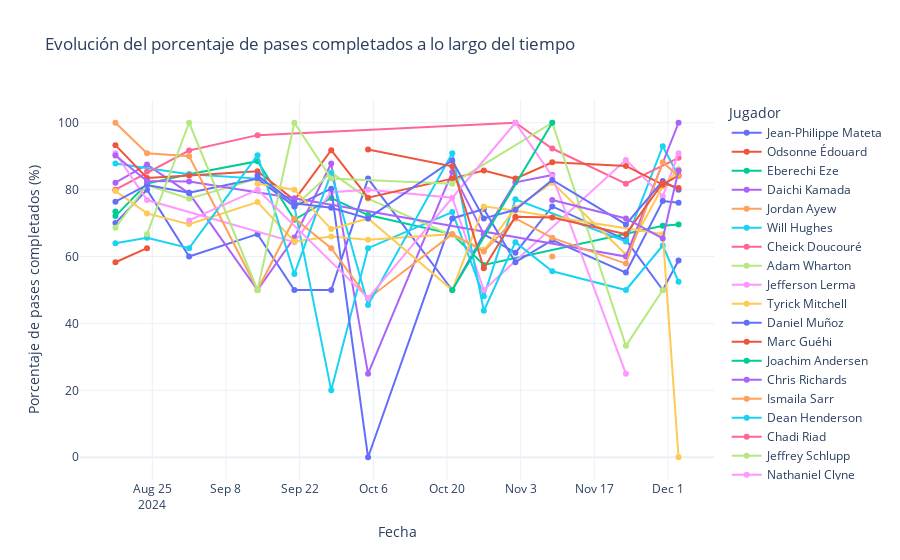

Notebook code cell kept with this figure:
### Markdown cell above
# General

### Code cell
vis.grafico_pases_completados_tiempo(equipo=equipo)

### Figure 1 — Plotly figure (JSON) as saved in the notebook; plotly's stock layout.template omitted (floating-point values rounded to 4 significant figures)
{"data": [{"hovertemplate": "Player=Jean-Philippe Mateta<br>Date=%{x}<br>Pass Completion %=%{y}<extra></extra>", "legendgroup": "Jean-Philippe Mateta", "line": {"color": "#636efa", "dash": "solid"}, "marker": {"symbol": "circle"}, "mode": "lines+markers", "name": "Jean-Philippe Mateta", "orientation": "v", "showlegend": true, "x": ["2024-08-18", "2024-08-24", "2024-09-01", "2024-09-14", "2024-09-21", "2024-09-28", "2024-10-05", "2024-10-21", "2024-10-27", "2024-11-02", "2024-11-09", "2024-11-23", "2024-11-30", "2024-12-03"], "xaxis": "x", "y": [70.0, 80.0, 60.0, 66.7, 50.0, 50.0, 83.3, 50.0, 66.7, 61.1, 75.0, 65.0, 50.0, 58.8], "yaxis": "y", "type": "scatter"}, {"hovertemplate": "Player=Odsonne Édouard<br>Date=%{x}<br>Pass Completion %=%{y}<extra></extra>", "legendgroup": "Odsonne Édouard", "line": {"color": "#EF553B", "dash": "solid"}, "marker": {"symbol": "circle"}, "mode": "lines+markers", "name": "Odsonne Édouard", "orientation": "v", "showlegend": true, "x": ["2024-08-18", "2024-08-24"], "xaxis": "x", "y": [58.3, 62.5], "yaxis": "y", "type": "scatter"}, {"hovertemplate": "Player=Eberechi Eze<br>Date=%{x}<br>Pass Completion %=%{y}<extra></extra>", "legendgroup": "Eberechi Eze", "line": {"color": "#00cc96", "dash": "solid"}, "marker": {"symbol": "circle"}, "mode": "lines+markers", "name": "Eberechi Eze", "orientation": "v", "showlegend": true, "x": ["2024-08-18", "2024-08-24", "2024-09-01", "2024-09-14", "2024-09-21", "2024-09-28", "2024-10-05", "2024-10-21", "2024-10-27", "2024-11-30", "2024-12-03"], "xaxis": "x", "y": [72.1, 81.8, 84.6, 88.5, 71.0, 77.5, 72.4, 66.7, 57.5, 69.2, 69.6], "yaxis": "y", "type": "scatter"}, {"hovertemplate": "Player=Daichi Kamada<br>Date=%{x}<br>Pass Completion %=%{y}<extra></extra>", "legendgroup": "Daichi Kamada", "line": {"color": "#ab63fa", "dash": "solid"}, "marker": {"symbol": "circle"}, "mode": "lines+markers", "name": "Daichi Kamada", "orientation": "v", "showlegend": true, "x": ["2024-08-18", "2024-08-24", "2024-09-01", "2024-09-14", "2024-09-21", "2024-09-28", "2024-10-05", "2024-10-21", "2024-10-27", "2024-11-02", "2024-11-09"], "xaxis": "x", "y": [82.1, 87.5, 78.9, 50.0, 65.7, 87.8, 25.0, 85.3, 66.7, 82.2, 84.4], "yaxis": "y", "type": "scatter"}, {"hovertemplate": "Player=Jordan Ayew<br>Date=%{x}<br>Pass Completion %=%{y}<extra></extra>", "legendgroup": "Jordan Ayew", "line": {"color": "#FFA15A", "dash": "solid"}, "marker": {"symbol": "circle"}, "mode": "lines+markers", "name": "Jordan Ayew", "orientation": "v", "showlegend": true, "x": ["2024-08-18"], "xaxis": "x", "y": [80.0], "yaxis": "y", "type": "scatter"}, {"hovertemplate": "Player=Will Hughes<br>Date=%{x}<br>Pass Completion %=%{y}<extra></extra>", "legendgroup": "Will Hughes", "line": {"color": "#19d3f3", "dash": "solid"}, "marker": {"symbol": "circle"}, "mode": "lines+markers", "name": "Will Hughes", "orientation": "v", "showlegend": true, "x": ["2024-08-18", "2024-09-01", "2024-09-14", "2024-09-21", "2024-09-28", "2024-10-05", "2024-10-21", "2024-10-27", "2024-11-02", "2024-11-23", "2024-11-30", "2024-12-03"], "xaxis": "x", "y": [87.8, 84.6, 83.3, 75.0, 20.0, 62.5, 73.3, 48.1, 77.1, 64.5, 93.0, 84.1], "yaxis": "y", "type": "scatter"}, {"hovertemplate": "Player=Cheick Doucouré<br>Date=%{x}<br>Pass Completion %=%{y}<extra></extra>", "legendgroup": "Cheick Doucouré", "line": {"color": "#FF6692", "dash": "solid"}, "marker": {"symbol": "circle"}, "mode": "lines+markers", "name": "Cheick Doucouré", "orientation": "v", "showlegend": true, "x": ["2024-08-18", "2024-09-01", "2024-09-14", "2024-11-02", "2024-11-09", "2024-11-23", "2024-12-03"], "xaxis": "x", "y": [80.0, 91.7, 96.3, 100.0, 92.3, 81.8, 89.5], "yaxis": "y", "type": "scatter"}, {"hovertemplate": "Player=Adam Wharton<br>Date=%{x}<br>Pass Completion %=%{y}<extra></extra>", "legendgroup": "Adam Wharton", "line": {"color": "#B6E880", "dash": "solid"}, "marker": {"symbol": "circle"}, "mode": "lines+markers", "name": "Adam Wharton", "orientation": "v", "showlegend": true, "x": ["2024-08-18", "2024-08-24", "2024-09-01", "2024-09-14", "2024-09-21", "2024-09-28", "2024-10-05", "2024-10-27"], "xaxis": "x", "y": [68.6, 81.4, 77.3, 83.3, 75.0, 85.1, 77.3, 62.1], "yaxis": "y", "type": "scatter"}, {"hovertemplate": "Player=Jefferson Lerma<br>Date=%{x}<br>Pass Completion %=%{y}<extra></extra>", "legendgroup": "Jefferson Lerma", "line": {"color": "#FF97FF", "dash": "solid"}, "marker": {"symbol": "circle"}, "mode": "lines+markers", "name": "Jefferson Lerma", "orientation": "v", "showlegend": true, "x": ["2024-08-18", "2024-08-24", "2024-09-21", "2024-09-28", "2024-10-05", "2024-10-21", "2024-10-27", "2024-11-23", "2024-11-30", "2024-12-03"], "xaxis": "x", "y": [90.9, 76.9, 64.3, 79.2, 80.0, 77.6, 50.0, 88.9, 78.0, 90.9], "yaxis": "y", "type": "scatter"}, {"hovertemplate": "Player=Tyrick Mitchell<br>Date=%{x}<br>Pass Completion %=%{y}<extra></extra>", "legendgroup": "Tyrick Mitchell", "line": {"color": "#FECB52", "dash": "solid"}, "marker": {"symbol": "circle"}, "mode": "lines+markers", "name": "Tyrick Mitchell", "orientation": "v", "showlegend": true, "x": ["2024-08-18", "2024-08-24", "2024-09-01", "2024-09-14", "2024-09-21", "2024-09-28", "2024-10-05", "2024-10-21", "2024-10-27", "2024-11-02", "2024-11-09", "2024-11-23", "2024-11-30", "2024-12-03"], "xaxis": "x", "y": [79.6, 72.9, 69.7, 76.3, 64.5, 66.0, 65.0, 66.7, 61.8, 74.5, 82.1, 60.6, 81.0, 86.1], "yaxis": "y", "type": "scatter"}, {"hovertemplate": "Player=Daniel Muñoz<br>Date=%{x}<br>Pass Completion %=%{y}<extra></extra>", "legendgroup": "Daniel Muñoz", "line": {"color": "#636efa", "dash": "solid"}, "marker": {"symbol": "circle"}, "mode": "lines+markers", "name": "Daniel Muñoz", "orientation": "v", "showlegend": true, "x": ["2024-08-18", "2024-08-24", "2024-09-01", "2024-09-14", "2024-09-21", "2024-09-28", "2024-10-05", "2024-10-21", "2024-10-27", "2024-11-02", "2024-11-09", "2024-11-23", "2024-11-30", "2024-12-03"], "xaxis": "x", "y": [76.4, 81.4, 79.1, 83.3, 75.0, 80.3, 0.0, 71.4, 74.2, 58.3, 64.9, 55.2, 76.6, 76.1], "yaxis": "y", "type": "scatter"}, {"hovertemplate": "Player=Marc Guéhi<br>Date=%{x}<br>Pass Completion %=%{y}<extra></extra>", "legendgroup": "Marc Guéhi", "line": {"color": "#EF553B", "dash": "solid"}, "marker": {"symbol": "circle"}, "mode": "lines+markers", "name": "Marc Guéhi", "orientation": "v", "showlegend": true, "x": ["2024-08-18", "2024-08-24", "2024-09-01", "2024-09-14", "2024-09-21", "2024-09-28", "2024-10-05", "2024-10-21", "2024-10-27", "2024-11-02", "2024-11-09", "2024-11-23", "2024-11-30", "2024-12-03"], "xaxis": "x", "y": [93.3, 83.5, 84.2, 85.5, 76.9, 91.8, 77.6, 83.3, 85.7, 83.3, 88.2, 87.1, 81.5, 84.3], "yaxis": "y", "type": "scatter"}, {"hovertemplate": "Player=Joachim Andersen<br>Date=%{x}<br>Pass Completion %=%{y}<extra></extra>", "legendgroup": "Joachim Andersen", "line": {"color": "#00cc96", "dash": "solid"}, "marker": {"symbol": "circle"}, "mode": "lines+markers", "name": "Joachim Andersen", "orientation": "v", "showlegend": true, "x": ["2024-08-18"], "xaxis": "x", "y": [73.5], "yaxis": "y", "type": "scatter"}, {"hovertemplate": "Player=Chris Richards<br>Date=%{x}<br>Pass Completion %=%{y}<extra></extra>", "legendgroup": "Chris Richards", "line": {"color": "#ab63fa", "dash": "solid"}, "marker": {"symbol": "circle"}, "mode": "lines+markers", "name": "Chris Richards", "orientation": "v", "showlegend": true, "x": ["2024-08-18", "2024-08-24", "2024-09-01", "2024-09-21", "2024-11-23", "2024-12-03"], "xaxis": "x", "y": [90.2, 82.6, 82.4, 77.4, 60.0, 100.0], "yaxis": "y", "type": "scatter"}, {"hovertemplate": "Player=Ismaila Sarr<br>Date=%{x}<br>Pass Completion %=%{y}<extra></extra>", "legendgroup": "Ismaila Sarr", "line": {"color": "#FFA15A", "dash": "solid"}, "marker": {"symbol": "circle"}, "mode": "lines+markers", "name": "Ismaila Sarr", "orientation": "v", "showlegend": true, "x": ["2024-08-18", "2024-08-24", "2024-09-01", "2024-09-14", "2024-09-21", "2024-09-28", "2024-10-05", "2024-10-21", "2024-10-27", "2024-11-02", "2024-11-09", "2024-11-23", "2024-11-30", "2024-12-03"], "xaxis": "x", "y": [100.0, 90.9, 90.0, 50.0, 71.4, 62.5, 47.4, 66.7, 61.5, 71.4, 65.6, 57.9, 88.2, 84.0], "yaxis": "y", "type": "scatter"}, {"hovertemplate": "Player=Dean Henderson<br>Date=%{x}<br>Pass Completion %=%{y}<extra></extra>", "legendgroup": "Dean Henderson", "line": {"color": "#19d3f3", "dash": "solid"}, "marker": {"symbol": "circle"}, "mode": "lines+markers", "name": "Dean Henderson", "orientation": "v", "showlegend": true, "x": ["2024-08-18", "2024-08-24", "2024-09-01", "2024-09-14", "2024-09-21", "2024-09-28", "2024-10-05", "2024-10-21", "2024-10-27", "2024-11-02", "2024-11-09", "2024-11-23", "2024-11-30", "2024-12-03"], "xaxis": "x", "y": [64.0, 65.6, 62.5, 90.3, 54.8, 85.0, 45.5, 90.9, 43.8, 64.3, 55.6, 50.0, 63.3, 52.5], "yaxis": "y", "type": "scatter"}, {"hovertemplate": "Player=Chadi Riad<br>Date=%{x}<br>Pass Completion %=%{y}<extra></extra>", "legendgroup": "Chadi Riad", "line": {"color": "#FF6692", "dash": "solid"}, "marker": {"symbol": "circle"}, "mode": "lines+markers", "name": "Chadi Riad", "orientation": "v", "showlegend": true, "x": ["2024-08-24"], "xaxis": "x", "y": [85.4], "yaxis": "y", "type": "scatter"}, {"hovertemplate": "Player=Jeffrey Schlupp<br>Date=%{x}<br>Pass Completion %=%{y}<extra></extra>", "legendgroup": "Jeffrey Schlupp", "line": {"color": "#B6E880", "dash": "solid"}, "marker": {"symbol": "circle"}, "mode": "lines+markers", "name": "Jeffrey Schlupp", "orientation": "v", "showlegend": true, "x": ["2024-08-24", "2024-09-01", "2024-09-14", "2024-09-21", "2024-09-28", "2024-10-21", "2024-11-09", "2024-11-23", "2024-11-30"], "xaxis": "x", "y": [66.7, 100.0, 50.0, 100.0, 83.3, 81.8, 100.0, 33.3, 50.0], "yaxis": "y", "type": "scatter"}, {"hovertemplate": "Player=Nathaniel Clyne<br>Date=%{x}<br>Pass Completion %=%{y}<extra></extra>", "legendgroup": "Nathaniel Clyne", "line": {"color": "#FF97FF", "dash": "solid"}, "marker": {"symbol": "circle"}, "mode": "lines+markers", "name": "Nathaniel Clyne", "orientation": "v", "showlegend": true, "x": ["2024-09-01", "2024-09-14", "2024-10-05", "2024-11-02", "2024-11-09", "2024-11-23"], "xaxis": "x", "y": [70.8, 80.0, 47.6, 100.0, 84.0, 25.0], "yaxis": "y", "type": "scatter"}, {"hovertemplate": "Player=Eddie Nketiah<br>Date=%{x}<br>Pass Completion %=%{y}<extra></extra>", "legendgroup": "Eddie Nketiah", "line": {"color": "#FECB52", "dash": "solid"}, "marker": {"symbol": "circle"}, "mode": "lines+markers", "name": "Eddie Nketiah", "orientation": "v", "showlegend": true, "x": ["2024-09-14", "2024-09-21", "2024-09-28", "2024-10-05", "2024-10-21", "2024-10-27", "2024-11-02", "2024-11-30", "2024-12-03"], "xaxis": "x", "y": [81.8, 80.0, 68.2, 71.4, 50.0, 75.0, 73.7, 66.7, 0.0], "yaxis": "y", "type": "scatter"}, {"hovertemplate": "Player=Maxence Lacroix<br>Date=%{x}<br>Pass Completion %=%{y}<extra></extra>", "legendgroup": "Maxence Lacroix", "line": {"color": "#636efa", "dash": "solid"}, "marker": {"symbol": "circle"}, "mode": "lines+markers", "name": "Maxence Lacroix", "orientation": "v", "showlegend": true, "x": ["2024-09-14", "2024-09-21", "2024-09-28", "2024-10-05", "2024-10-21", "2024-10-27", "2024-11-02", "2024-11-09", "2024-11-23", "2024-11-30", "2024-12-03"], "xaxis": "x", "y": [84.2, 75.9, 74.6, 71.4, 88.7, 71.4, 74.0, 82.9, 69.6, 82.6, 80.0], "yaxis": "y", "type": "scatter"}, {"hovertemplate": "Player=Trevoh Chalobah<br>Date=%{x}<br>Pass Completion %=%{y}<extra></extra>", "legendgroup": "Trevoh Chalobah", "line": {"color": "#EF553B", "dash": "solid"}, "marker": {"symbol": "circle"}, "mode": "lines+markers", "name": "Trevoh Chalobah", "orientation": "v", "showlegend": true, "x": ["2024-10-05", "2024-10-21", "2024-10-27", "2024-11-02", "2024-11-09", "2024-11-23", "2024-11-30", "2024-12-03"], "xaxis": "x", "y": [92.0, 87.0, 56.5, 71.9, 71.7, 66.7, 82.0, 80.5], "yaxis": "y", "type": "scatter"}, {"hovertemplate": "Player=Asher Agbinone<br>Date=%{x}<br>Pass Completion %=%{y}<extra></extra>", "legendgroup": "Asher Agbinone", "line": {"color": "#00cc96", "dash": "solid"}, "marker": {"symbol": "circle"}, "mode": "lines+markers", "name": "Asher Agbinone", "orientation": "v", "showlegend": true, "x": ["2024-10-21", "2024-11-09"], "xaxis": "x", "y": [50.0, 100.0], "yaxis": "y", "type": "scatter"}, {"hovertemplate": "Player=Justin Devenny<br>Date=%{x}<br>Pass Completion %=%{y}<extra></extra>", "legendgroup": "Justin Devenny", "line": {"color": "#ab63fa", "dash": "solid"}, "marker": {"symbol": "circle"}, "mode": "lines+markers", "name": "Justin Devenny", "orientation": "v", "showlegend": true, "x": ["2024-11-09", "2024-11-23", "2024-11-30", "2024-12-03"], "xaxis": "x", "y": [76.9, 71.4, 65.4, 85.7], "yaxis": "y", "type": "scatter"}, {"hovertemplate": "Player=Caleb Kporha<br>Date=%{x}<br>Pass Completion %=%{y}<extra></extra>", "legendgroup": "Caleb Kporha", "line": {"color": "#FFA15A", "dash": "solid"}, "marker": {"symbol": "circle"}, "mode": "lines+markers", "name": "Caleb Kporha", "orientation": "v", "showlegend": true, "x": ["2024-11-09"], "xaxis": "x", "y": [60.0], "yaxis": "y", "type": "scatter"}], "layout": {"xaxis": {"anchor": "y", "domain": [0.0, 1.0], "title": {"text": "Fecha"}}, "yaxis": {"anchor": "x", "domain": [0.0, 1.0], "title": {"text": "Porcentaje de pases completados (%)"}}, "legend": {"title": {"text": "Jugador"}, "tracegroupgap": 0}, "title": {"text": "Evolución del porcentaje de pases completados a lo largo del tiempo"}}}
